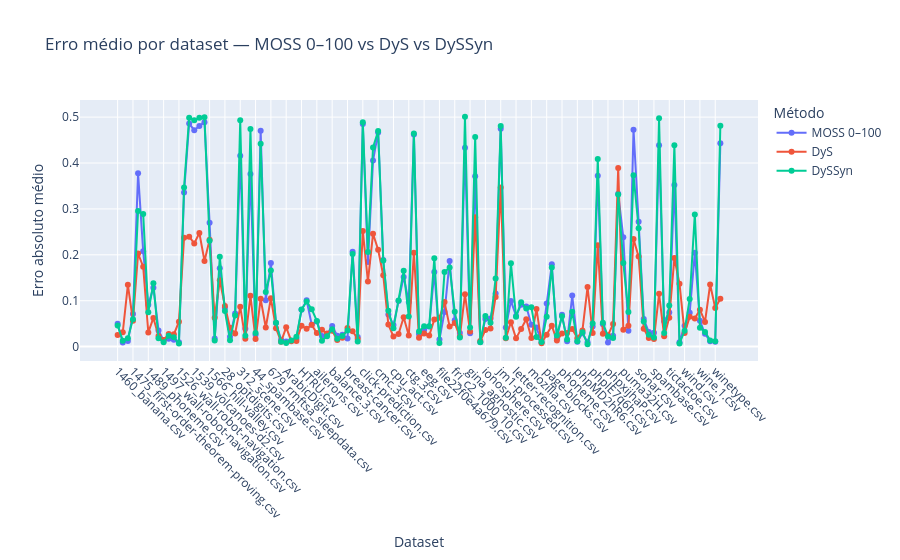

Notebook cell for this chart:
### Code cell
import pandas as pd
import plotly.express as px

# carregar dados
df = pd.read_csv("tabela_final_MOSS.csv")

# escolher qual MOSS usar
MOSS_ESCOLHIDO = "moss_0_100.pkl"

# DyS
df_dys = (
    df
    .groupby("dataset", as_index=False)
    .agg({"erro_dys": "mean"})
)
df_dys["Método"] = "DyS"
df_dys = df_dys.rename(columns={"erro_dys": "Erro"})

# DySSyn
df_dyssyn = (
    df
    .groupby("dataset", as_index=False)
    .agg({"erro_dyssyn": "mean"})
)
df_dyssyn["Método"] = "DySSyn"
df_dyssyn = df_dyssyn.rename(columns={"erro_dyssyn": "Erro"})

# MOSS
df_moss = (
    df[df["arquivo_moss"] == MOSS_ESCOLHIDO]
    .groupby("dataset", as_index=False)
    .agg({"erro_moss": "mean"})
)
df_moss["Método"] = "MOSS 0–100"
df_moss = df_moss.rename(columns={"erro_moss": "Erro"})

# juntar tudo
df_long = pd.concat(
    [df_moss, df_dys, df_dyssyn],
    ignore_index=True
)

# plot
fig = px.line(
    df_long,
    x="dataset",
    y="Erro",
    color="Método",
    markers=True,
    title="Erro médio por dataset — MOSS 0–100 vs DyS vs DySSyn",
)

fig.update_layout(
    xaxis_title="Dataset",
    yaxis_title="Erro absoluto médio",
    legend_title="Método",
    hovermode="x unified"
)

fig.update_xaxes(tickangle=45)

# 💾 salvar em HTML
fig.write_html("erro_medio_por_dataset_MOSS_DyS_DySSyn.html")

# opcional: mostrar na tela
fig.show()

### Figure 1 — Plotly figure (JSON) as saved in the notebook; plotly's stock layout.template omitted (floating-point values rounded to 4 significant figures)
{"data": [{"hovertemplate": "Método=MOSS 0–100<br>dataset=%{x}<br>Erro=%{y}<extra></extra>", "legendgroup": "MOSS 0–100", "line": {"color": "#636efa", "dash": "solid"}, "marker": {"symbol": "circle"}, "mode": "lines+markers", "name": "MOSS 0–100", "orientation": "v", "showlegend": true, "type": "scatter", "x": ["1460_banana.csv", "1462_banknote-authentication.csv", "1466_cardiotocography.csv", "1475_first-order-theorem-proving.csv", "1479_hill-valley.csv", "1485_madelon.csv", "1489_phoneme.csv", "1494_qsar-biodeg.csv", "1496_ringnorm.csv", "1497_wall-robot-navigation.csv", "1504_steel-plates-fault.csv", "1507_twonorm.csv", "1526_wall-robot-navigation.csv", "1535_volcanoes-b5.csv", "1538_volcanoes-d1.csv", "1539_volcanoes-d2.csv", "1540_volcanoes-d3.csv", "1541_volcanoes-d4.csv", "1566_hill-valley.csv", "182_satimage.csv", "23_cmc.csv", "28_optdigits.csv", "294_satellite_image.csv", "30_page-blocks.csv", "312_scene.csv", "375_JapaneseVowels.csv", "40733_yeast.csv", "44_spambase.csv", "4538_GesturePhaseSegmentationProcessed.csv", "60_waveform-5000.csv", "679_rmftsa_sleepdata.csv", "AedesQuinx.csv", "AedesSex.csv", "ArabicDigit.csv", "BNG.csv", "BNG_breast-w.csv", "HTRU.csv", "MagicTelescope.csv", "abalone.csv", "ailerons.csv", "anuranCalls.csv", "balance.1.csv", "balance.3.csv", "balloon.csv", "bank8FM.csv", "breast-cancer.csv", "churn.csv", "clean2.csv", "click-prediction.csv", "cmc.1.csv", "cmc.2.csv", "cmc.3.csv", "cmc.csv", "covtype_reduced.csv", "cpu_act.csv", "ctg.1.csv", "ctg.2.csv", "ctg.3.csv", "default_credit_card_clients.csv", "delta_ailerons.csv", "eeg.csv", "electricity-normalized.csv", "elevators.csv", "file22f0e4a679.csv", "file79b563a1a18.csv", "file7b5365fa741c.csv", "fri_c2_1000_10.csv", "fried.csv", "german.csv", "gina_agnostic.csv", "haberman.csv", "houses.csv", "ionosphere.csv", "iris.2.csv", "iris.3.csv", "jm1-processed.csv", "kdd_JapaneseVowels.csv", "kin8nm.csv", "letter-recognition.csv", "magic.csv", "mammographic.csv", "mozilla.csv", "namao.csv", "occupancy.csv", "page-blocks.csv", "pageblocks.5.csv", "pendigits.csv", "phoneme.csv", "php50jXam.csv", "phpGUrE90.csv", "phpMD2hR6.csv", "phpWfYmlu.csv", "phphQEck0.csv", "phplE7q6h.csv", "phpmPOD5A.csv", "phpwRjVjk.csv", "phpxijhaP.csv", "pol.csv", "pollen.csv", "puma32H.csv", "puma8NH.csv", "quake.csv", "sonar.csv", "space_ga.csv", "spambase(1).csv", "spambase.csv", "spectf.csv", "sylva_prior.csv", "tictactoe.csv", "transfusion.csv", "visualizing_soil.csv", "wind.csv", "wine-q-red.csv", "wine-q-white.csv", "wine.1.csv", "wine.2.csv", "wine.3.csv", "winetype.csv", "yeast.csv"], "xaxis": "x", "y": [0.05006, 0.009101, 0.01203, 0.07093, 0.3775, 0.2075, 0.09118, 0.1285, 0.03535, 0.01354, 0.0174, 0.01495, 0.009371, 0.3357, 0.486, 0.4715, 0.4808, 0.489, 0.2699, 0.01793, 0.1705, 0.08456, 0.02151, 0.07196, 0.416, 0.03875, 0.376, 0.02594, 0.4704, 0.101, 0.1819, 0.0515, 0.01513, 0.01127, 0.01302, 0.01722, 0.0802, 0.1008, 0.0476, 0.05492, 0.02302, 0.02756, 0.04465, 0.02382, 0.02572, 0.01787, 0.2066, 0.02105, 0.4851, 0.1844, 0.4053, 0.4666, 0.1886, 0.07006, 0.04695, 0.09925, 0.1519, 0.09746, 0.4622, 0.02774, 0.03656, 0.04384, 0.1625, 0.01527, 0.07528, 0.1864, 0.05769, 0.02941, 0.4334, 0.02898, 0.3709, 0.01021, 0.05997, 0.06148, 0.116, 0.4747, 0.0415, 0.09963, 0.06674, 0.09141, 0.08724, 0.04778, 0.04172, 0.009458, 0.09389, 0.1793, 0.01794, 0.06939, 0.01149, 0.1111, 0.01056, 0.02932, 0.009436, 0.044, 0.3722, 0.04874, 0.009085, 0.02354, 0.3329, 0.2381, 0.03459, 0.4726, 0.272, 0.05993, 0.03181, 0.03028, 0.4389, 0.05526, 0.0745, 0.3522, 0.009573, 0.04525, 0.07369, 0.2045, 0.05644, 0.028, 0.01152, 0.01047, 0.4431], "yaxis": "y"}, {"hovertemplate": "Método=DyS<br>dataset=%{x}<br>Erro=%{y}<extra></extra>", "legendgroup": "DyS", "line": {"color": "#EF553B", "dash": "solid"}, "marker": {"symbol": "circle"}, "mode": "lines+markers", "name": "DyS", "orientation": "v", "showlegend": true, "type": "scatter", "x": ["1460_banana.csv", "1462_banknote-authentication.csv", "1466_cardiotocography.csv", "1475_first-order-theorem-proving.csv", "1479_hill-valley.csv", "1485_madelon.csv", "1489_phoneme.csv", "1494_qsar-biodeg.csv", "1496_ringnorm.csv", "1497_wall-robot-navigation.csv", "1504_steel-plates-fault.csv", "1507_twonorm.csv", "1526_wall-robot-navigation.csv", "1535_volcanoes-b5.csv", "1538_volcanoes-d1.csv", "1539_volcanoes-d2.csv", "1540_volcanoes-d3.csv", "1541_volcanoes-d4.csv", "1566_hill-valley.csv", "182_satimage.csv", "23_cmc.csv", "28_optdigits.csv", "294_satellite_image.csv", "30_page-blocks.csv", "312_scene.csv", "375_JapaneseVowels.csv", "40733_yeast.csv", "44_spambase.csv", "4538_GesturePhaseSegmentationProcessed.csv", "60_waveform-5000.csv", "679_rmftsa_sleepdata.csv", "AedesQuinx.csv", "AedesSex.csv", "ArabicDigit.csv", "BNG.csv", "BNG_breast-w.csv", "HTRU.csv", "MagicTelescope.csv", "abalone.csv", "ailerons.csv", "anuranCalls.csv", "balance.1.csv", "balance.3.csv", "balloon.csv", "bank8FM.csv", "breast-cancer.csv", "churn.csv", "clean2.csv", "click-prediction.csv", "cmc.1.csv", "cmc.2.csv", "cmc.3.csv", "cmc.csv", "covtype_reduced.csv", "cpu_act.csv", "ctg.1.csv", "ctg.2.csv", "ctg.3.csv", "default_credit_card_clients.csv", "delta_ailerons.csv", "eeg.csv", "electricity-normalized.csv", "elevators.csv", "file22f0e4a679.csv", "file79b563a1a18.csv", "file7b5365fa741c.csv", "fri_c2_1000_10.csv", "fried.csv", "german.csv", "gina_agnostic.csv", "haberman.csv", "houses.csv", "ionosphere.csv", "iris.2.csv", "iris.3.csv", "jm1-processed.csv", "kdd_JapaneseVowels.csv", "kin8nm.csv", "letter-recognition.csv", "magic.csv", "mammographic.csv", "mozilla.csv", "namao.csv", "occupancy.csv", "page-blocks.csv", "pageblocks.5.csv", "pendigits.csv", "phoneme.csv", "php50jXam.csv", "phpGUrE90.csv", "phpMD2hR6.csv", "phpWfYmlu.csv", "phphQEck0.csv", "phplE7q6h.csv", "phpmPOD5A.csv", "phpwRjVjk.csv", "phpxijhaP.csv", "pol.csv", "pollen.csv", "puma32H.csv", "puma8NH.csv", "quake.csv", "sonar.csv", "space_ga.csv", "spambase(1).csv", "spambase.csv", "spectf.csv", "sylva_prior.csv", "tictactoe.csv", "transfusion.csv", "visualizing_soil.csv", "wind.csv", "wine-q-red.csv", "wine-q-white.csv", "wine.1.csv", "wine.2.csv", "wine.3.csv", "winetype.csv", "yeast.csv"], "xaxis": "x", "y": [0.02555, 0.03116, 0.1346, 0.05633, 0.2029, 0.1742, 0.03088, 0.0625, 0.02312, 0.01464, 0.02754, 0.02674, 0.05432, 0.2374, 0.2396, 0.2249, 0.2476, 0.1868, 0.2327, 0.06311, 0.1444, 0.08851, 0.04117, 0.02855, 0.08667, 0.01711, 0.1106, 0.01646, 0.1041, 0.04165, 0.1053, 0.03982, 0.01068, 0.04194, 0.01185, 0.01245, 0.04548, 0.03885, 0.0474, 0.0296, 0.03647, 0.02864, 0.03475, 0.01423, 0.01922, 0.04038, 0.03357, 0.01678, 0.2517, 0.1421, 0.2458, 0.2111, 0.1556, 0.0483, 0.02184, 0.02774, 0.06411, 0.02411, 0.2047, 0.01949, 0.02851, 0.02399, 0.05916, 0.063, 0.09702, 0.04365, 0.05132, 0.02206, 0.114, 0.03283, 0.282, 0.01202, 0.03601, 0.03941, 0.1083, 0.3467, 0.01817, 0.05293, 0.01798, 0.03841, 0.05967, 0.01867, 0.08209, 0.007507, 0.02586, 0.04566, 0.01312, 0.02879, 0.02963, 0.03839, 0.01844, 0.03528, 0.1299, 0.02969, 0.2207, 0.02799, 0.02489, 0.04914, 0.3893, 0.03657, 0.04525, 0.2344, 0.1961, 0.03902, 0.01852, 0.01685, 0.1151, 0.02281, 0.06304, 0.1928, 0.1372, 0.02985, 0.06485, 0.06111, 0.08054, 0.05379, 0.1353, 0.084, 0.1042], "yaxis": "y"}, {"hovertemplate": "Método=DySSyn<br>dataset=%{x}<br>Erro=%{y}<extra></extra>", "legendgroup": "DySSyn", "line": {"color": "#00cc96", "dash": "solid"}, "marker": {"symbol": "circle"}, "mode": "lines+markers", "name": "DySSyn", "orientation": "v", "showlegend": true, "type": "scatter", "x": ["1460_banana.csv", "1462_banknote-authentication.csv", "1466_cardiotocography.csv", "1475_first-order-theorem-proving.csv", "1479_hill-valley.csv", "1485_madelon.csv", "1489_phoneme.csv", "1494_qsar-biodeg.csv", "1496_ringnorm.csv", "1497_wall-robot-navigation.csv", "1504_steel-plates-fault.csv", "1507_twonorm.csv", "1526_wall-robot-navigation.csv", "1535_volcanoes-b5.csv", "1538_volcanoes-d1.csv", "1539_volcanoes-d2.csv", "1540_volcanoes-d3.csv", "1541_volcanoes-d4.csv", "1566_hill-valley.csv", "182_satimage.csv", "23_cmc.csv", "28_optdigits.csv", "294_satellite_image.csv", "30_page-blocks.csv", "312_scene.csv", "375_JapaneseVowels.csv", "40733_yeast.csv", "44_spambase.csv", "4538_GesturePhaseSegmentationProcessed.csv", "60_waveform-5000.csv", "679_rmftsa_sleepdata.csv", "AedesQuinx.csv", "AedesSex.csv", "ArabicDigit.csv", "BNG.csv", "BNG_breast-w.csv", "HTRU.csv", "MagicTelescope.csv", "abalone.csv", "ailerons.csv", "anuranCalls.csv", "balance.1.csv", "balance.3.csv", "balloon.csv", "bank8FM.csv", "breast-cancer.csv", "churn.csv", "clean2.csv", "click-prediction.csv", "cmc.1.csv", "cmc.2.csv", "cmc.3.csv", "cmc.csv", "covtype_reduced.csv", "cpu_act.csv", "ctg.1.csv", "ctg.2.csv", "ctg.3.csv", "default_credit_card_clients.csv", "delta_ailerons.csv", "eeg.csv", "electricity-normalized.csv", "elevators.csv", "file22f0e4a679.csv", "file79b563a1a18.csv", "file7b5365fa741c.csv", "fri_c2_1000_10.csv", "fried.csv", "german.csv", "gina_agnostic.csv", "haberman.csv", "houses.csv", "ionosphere.csv", "iris.2.csv", "iris.3.csv", "jm1-processed.csv", "kdd_JapaneseVowels.csv", "kin8nm.csv", "letter-recognition.csv", "magic.csv", "mammographic.csv", "mozilla.csv", "namao.csv", "occupancy.csv", "page-blocks.csv", "pageblocks.5.csv", "pendigits.csv", "phoneme.csv", "php50jXam.csv", "phpGUrE90.csv", "phpMD2hR6.csv", "phpWfYmlu.csv", "phphQEck0.csv", "phplE7q6h.csv", "phpmPOD5A.csv", "phpwRjVjk.csv", "phpxijhaP.csv", "pol.csv", "pollen.csv", "puma32H.csv", "puma8NH.csv", "quake.csv", "sonar.csv", "space_ga.csv", "spambase(1).csv", "spambase.csv", "spectf.csv", "sylva_prior.csv", "tictactoe.csv", "transfusion.csv", "visualizing_soil.csv", "wind.csv", "wine-q-red.csv", "wine-q-white.csv", "wine.1.csv", "wine.2.csv", "wine.3.csv", "winetype.csv", "yeast.csv"], "xaxis": "x", "y": [0.04586, 0.01291, 0.01819, 0.05977, 0.2954, 0.2887, 0.07508, 0.138, 0.0182, 0.009627, 0.02344, 0.02022, 0.006647, 0.3468, 0.4987, 0.493, 0.4987, 0.4996, 0.2305, 0.01345, 0.1959, 0.07757, 0.0138, 0.06769, 0.4933, 0.02358, 0.4739, 0.02945, 0.4421, 0.1187, 0.1656, 0.05209, 0.01078, 0.007926, 0.01329, 0.02133, 0.08063, 0.09827, 0.08118, 0.05607, 0.01273, 0.02246, 0.03793, 0.01732, 0.02318, 0.03486, 0.2016, 0.01099, 0.4886, 0.2063, 0.4338, 0.4697, 0.1878, 0.07798, 0.03975, 0.1003, 0.1651, 0.06541, 0.4646, 0.0328, 0.0444, 0.04411, 0.1926, 0.007831, 0.1624, 0.1726, 0.07615, 0.02009, 0.5007, 0.04168, 0.4567, 0.009774, 0.06644, 0.05218, 0.1483, 0.4806, 0.01928, 0.1816, 0.06516, 0.09679, 0.08296, 0.08603, 0.02073, 0.01008, 0.06503, 0.1725, 0.02444, 0.06593, 0.01536, 0.07614, 0.01177, 0.03153, 0.005261, 0.05014, 0.4085, 0.05189, 0.02223, 0.01856, 0.3313, 0.182, 0.07535, 0.3734, 0.258, 0.05473, 0.0256, 0.01997, 0.4976, 0.02978, 0.0898, 0.4389, 0.006608, 0.03455, 0.1037, 0.2881, 0.04096, 0.032, 0.01358, 0.01152, 0.4813], "yaxis": "y"}], "layout": {"hovermode": "x unified", "legend": {"title": {"text": "Método"}, "tracegroupgap": 0}, "title": {"text": "Erro médio por dataset — MOSS 0–100 vs DyS vs DySSyn"}, "xaxis": {"anchor": "y", "domain": [0, 1], "tickangle": 45, "title": {"text": "Dataset"}}, "yaxis": {"anchor": "x", "domain": [0, 1], "title": {"text": "Erro absoluto médio"}}}}
